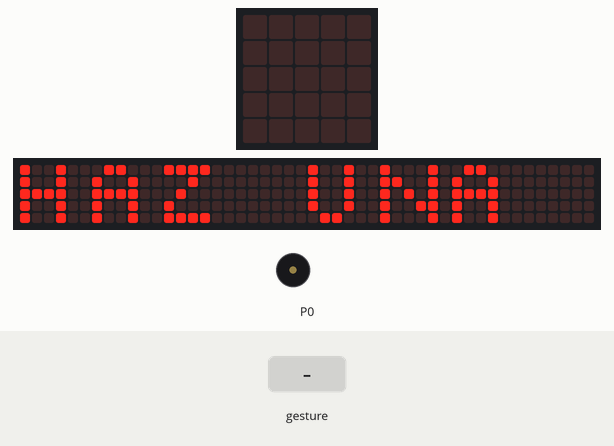
The program below on a simulated BBC micro:bit (MakeCode). On the bench: the board's 5×5 LED display, a strip that is not on the board, showing the scrolling text unrolled, buzzer (waves = sounding). Inputs (shaded band) come from the test bench. Random numbers come from a fixed seed; a tilt is held for 1.5 s and a shake lasts 1 s, then the board lies face up again; the 48×5 strip is a reading aid, not a part: it shows the text the display is scrolling, unrolled, one strip-width of it at a time.

Above: at 3.2 s.
At 17.2 s:
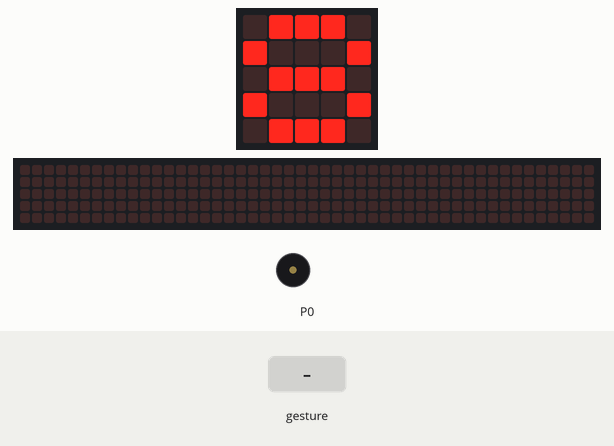
17.3 s: gesture 'shake'
At 17.57 s:
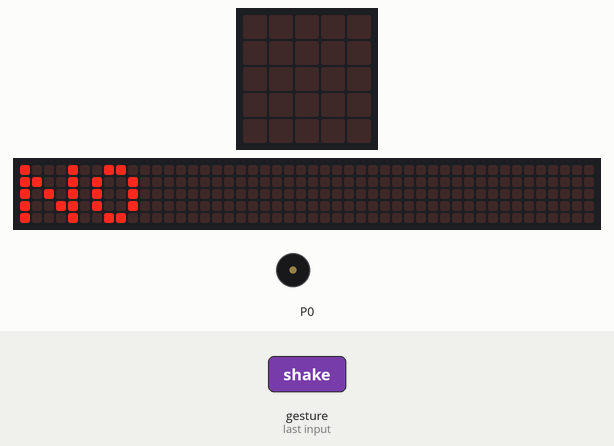
19.4 s: gesture 'shake'
At 24.6 s:
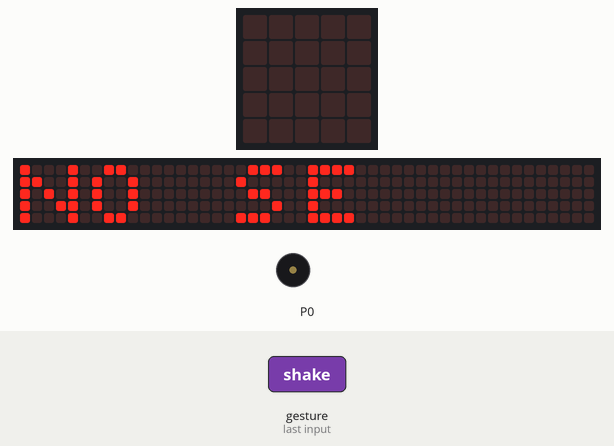
Timing chart, 0 to 26.1 s (numbered marks = the images above; inputs shaded):
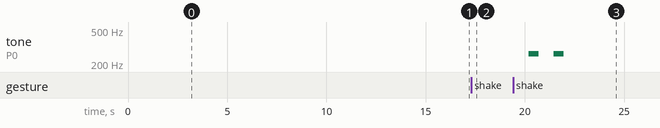

Measured:
- after the input at 17.3 s, the display: changes after 0.20 s (image 2)
- by itself, tone on P0: alternates 262 Hz for 0.50 s and silent for 0.76 s, 4 changes in all, then stays silent
- what the display in image 0 shows lasts 0.6 s, from 3.2 s to 3.8 s

The program:

main.ts
```typescript
input.onGesture(Gesture.Shake, function () {
    basic.clearScreen()
    numero_aleatorio = randint(0, 3)
    if (numero_aleatorio == 2) {
        basic.showString("SI")
        music.ringTone(262)
    } else if (numero_aleatorio == 1) {
        basic.showString("NO")
        music.playTone(262, music.beat(BeatFraction.Whole))
    } else {
        basic.showString("NO SE")
        music.playMelody("- - - - - - - - ", 120)
    }
    basic.showNumber(8)
    music.playTone(262, music.beat(BeatFraction.Whole))
    if (numero_aleatorio == 3) {
        basic.showString("ESTOY EN RACHA")
        music.rest(music.beat(BeatFraction.Whole))
    } else {

    }
})
let numero_aleatorio = 0
basic.showString("HAZ UNA PREGUNTA")
basic.showNumber(8)
basic.forever(function () {

})
```

test.ts
```typescript
// aquí va el archivo "tests"; esto no se compilará cuando este paquete se utilice como una extensión.
```
